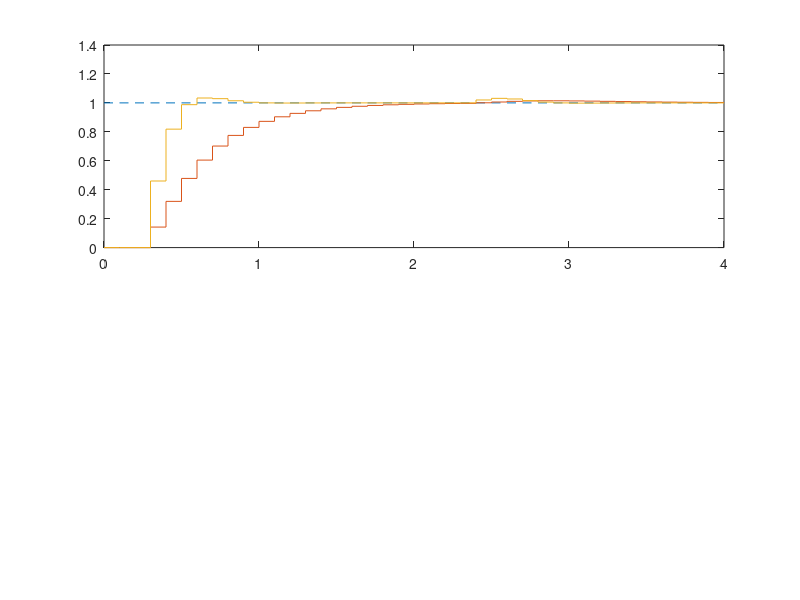

The MATLAB source for this figure: (Note: this script raises an error after producing the figure.)
clc, clear all, close all

% Simulation parameters
ts = 0.1;
cf = 40;

% Horizon parameters
N = 30;
Np = 10;
Nu = 5;

% Control parameters
alpha = [0.7;0];
lambda = [1;0.1];
sigma = 1;

% System parameters
a = 0.8351;
b = 0.2713;

% impulse response model
h_i = zeros(N,1);
H = zeros(N,N);
for ir = 1:N
    if ir < 3
        h_i(ir) = 0;
    else
        h_i(ir) = b*a^((ir-1)-2);
    end
    for ic = 1:N
        if ir >= ic
            H(ir,ic) = h_i(ir - ic + 1);
        end
    end
end

% step response model
g_i = zeros(N,1);
G = zeros(N,N);
for ir = 1:N
    for ic = 1:ir
        g_i(ir) = g_i(ir) + h_i(ic);
    end
    for ic = 1:N
        if ir >= ic
            G(ir,ic) = g_i(ir - ic + 1);
        end
    end
end

dG = zeros(Np,N-Np);
for ir = 1:Np
    for ic = 1:N-Np
        if ic <= N-Np
            dG(ir,ic) = g_i(ir + ic)-g_i(ic);
        else
            dG(ir,ic) = 0;
        end
    end
end

U = zeros(N,length(alpha));
Y = zeros(N,length(alpha));
for j = 1:length(alpha)
    r = ones(100,1);

%     u_fwd = zeros(N,N);
%     u_bck = zeros(N,N);
%     du_fwd = zeros(N,N);
    du_bck = zeros(N,N);

    for t = 1:N
        for k = 1:N
%             u_fwd(t,k) = r(t+k-1);

%             if t-k > 0
%                 u_bck(t,k) = r(t-k);
%             else
%                 u_bck(t,k) = 0;
%             end

%             if t+k-2 > 0            
%                 du_fwd(t,k) = r(t+k-1)-r(t+k-2);
%             elseif t+k-2 == 0 
%                 du_fwd(t,k) = r(t+k)-0;
%             else
%                 du_fwd(t,k) = 0;
%             end

            if t-k-1 > 0
                du_bck(t,k) = r(t-k)-r(t-k-1);
            elseif t-k-1 == 0
                du_bck(t,k) = r(t-k)-0;
            else
                du_bck(t,k) = 0;
            end
        end

    end

    lambda_m = eye(Nu)*lambda(j);
    sigma_m = eye(Np)*sigma;

    L = ones(Np,1);
    G_m = G(1:Np,1:Nu);
    w = zeros(Np,1);

    u_v = zeros(3,1);
    y_c = 0;
    u_c = 0;

    du_v = du_bck(1,1:N-Np)';

    for t = 1:cf
        f = dG*du_v+L*y_c;

        w(1) = y_c;
        for i = 1:Np-1
            w(i+1) = alpha(j) * w(i) + (1 - alpha(j)) * r(i+1);
        end

        du = (G_m'*sigma_m*G_m+lambda_m)\(G_m'*sigma_m*(w-f));

        du_v = [du(1);du_v(1:end-1)];
        u_c = u_c + du(1);    
        u_v = [u_v(2:3);u_c];
        
        % y(t) = 0.8351*y(t-1) + 0.2713*u(t-3)
        y_c = 0.8351*y_c + 0.2713*u_v(1);

        U(t,j) = u_c;
        Y(t,j) = y_c;
    end
end

figure
time = (0:cf)*ts;

subplot(2,1,1)
stairs(time,r(1:cf+1),'--')
% line([0 0], [0 1.25],'Color','black','LineStyle',':')
hold on
stairs(time,[[0 0];Y(1:end,:)])
xline(0);
axis([-0.5 4 0 1.25])
title('System Output')
xlabel('time (s)')
ylabel('amplitude')
legend('unit step input','\alpha = 0.7 & \lambda = 1','\alpha = 0 & \lambda = 0.1','Location','southeast')

subplot(2,1,2)
stairs(time(1:end-1),U(:,1),'Color',[0.8500 0.3250 0.0980])
hold on
stairs(time(1:end-1),U(:,2),'Color',[0.9290 0.6940 0.1250])
xline(0);
axis([-0.5 4 0 2])
title('System Input')
xlabel('time (s)')
ylabel('amplitude')
legend('\alpha = 0.7 & \lambda = 1','\alpha = 0 & \lambda = 0.1','Location','northeast')
